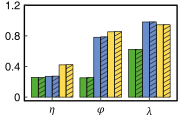

Write R code to recreate this figure.
rm(list = ls())
library(rstudioapi)
library(openxlsx)
library(ggplot2)
library(ggpattern)
currentPath <- getSourceEditorContext()$path
charLocations <- gregexpr('/',currentPath)[[1]]
currentPath <- substring(currentPath,1,charLocations[length(charLocations)]-1)
setwd(currentPath)

##==== Function ====##
theme_custom <- function(){
  myTheme <- theme(panel.background = element_rect(fill = 'white',color = 'black',linewidth = 0.7),
                   panel.grid = element_blank(),
                   legend.position = 'none',
                   plot.margin = margin(3,3,3,3),
                   plot.background = element_blank(),
                   axis.ticks = element_line(linewidth = 0.3),
                   axis.ticks.length = unit(-0.15,'lines'),
                   axis.title.y = element_blank(),
                   axis.title.x = element_blank(),
                   axis.text.y = element_text(size = 8,margin = margin(0,3,0,0),color = '#000000'),
                   axis.text.x = element_text(size = 8,margin = margin(4,0,0,0),color = '#000000'))
  return(myTheme)
}
##==== Function ====##

dataMatrix1 <- read.csv('Data.csv')
dataMatrix1 <- dataMatrix1[,c('ParameterID','TheoryID','AbsDiff')]
dataMatrix1$Class <- 1
dataMatrix2 <- read.csv('Data_Adjustment.csv')
dataMatrix2 <- dataMatrix2[,c('ParameterID','TheoryID','AbsDiff')]
dataMatrix2$Class <- 2
dataMatrix <- rbind(dataMatrix1,dataMatrix2)
dataMatrix$X <- (dataMatrix$TheoryID-1)*2 + dataMatrix$Class
selectIDs <- which(dataMatrix$ParameterID == 2)
dataMatrix$X[selectIDs] <- dataMatrix$X[selectIDs] + 7*1
selectIDs <- which(dataMatrix$ParameterID == 3)
dataMatrix$X[selectIDs] <- dataMatrix$X[selectIDs] + 7*2

##==== Draw ====##
Fig <- ggplot()+
  geom_col_pattern(data = dataMatrix,mapping = aes(x = X,y = AbsDiff,fill = factor(TheoryID),pattern = factor(Class)),
                   pattern_density = 0.2, pattern_fill = '#333333',pattern_colour = NA,pattern_spacing = 0.04,
                   color = '#000000',linewidth = 0.2,width = 1)+
  scale_fill_manual(values = c('#56ae36','#6a8dcd','#fcdb54'))+
  scale_pattern_manual(values = c('none','stripe'))+
  scale_x_continuous(limits = c(-0.5,21.5),breaks = c(3.5,10.5,17.5),expand = c(0,0))+
  scale_y_continuous(limits = c(-0.048,1.2),breaks = c(0,0.4,0.8,1.2),labels = c('0','0.4','0.8','1.2'),expand = c(0,0))+
  theme_custom()
outputFileName <- 'Fig_a_1.pdf'
pdf(file <- outputFileName,width = 1.82,height = 1.2)
print(Fig)
dev.off()
##==== Draw ====##
